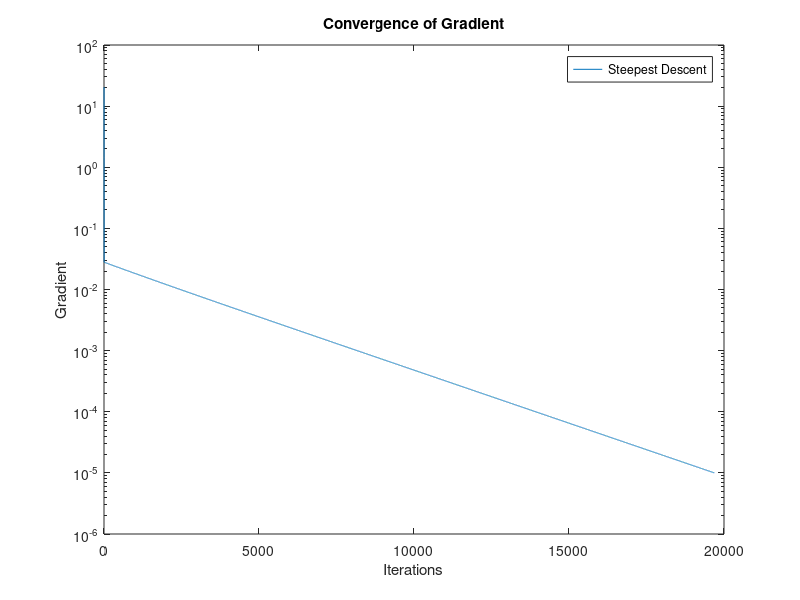

MATLAB code to generate this figure:
%Steepest Descent Optimization of Rosenbrock function
clear all

%Initialize values 
alpha = 0.001;
x0 = [0.95;0.95];

gradf(1,1) = -2*(1-x0(1,1)) - 400*x0(1,1)*(x0(2,1)-x0(1,1)^2);
gradf(2,1) = 200*(x0(2,1)-x0(1,1)^2);

%One iteration of steepest descent
x1 = x0 - alpha*gradf;

iterations = 1;
err = norm(gradf);
error_plot(iterations) = err;

%Loop to iterate until required error is obtained
while err > 10^-5
	iterations = iterations + 1;
	x0 = x1;
	gradf(1,1) = -2*(1-x0(1,1)) - 400*x0(1,1)*(x0(2,1)-x0(1,1)^2);
    gradf(2,1) = 200*(x0(2,1)-x0(1,1)^2);
    x1 = x0 - alpha*gradf;
    err = norm(gradf);
    error_plot(iterations)=err;
end

%Plot figure
figure(1) 
semilogy(error_plot);
xlabel('Iterations');
ylabel('Gradient');
title('Convergence of Gradient');
legend('Steepest Descent');